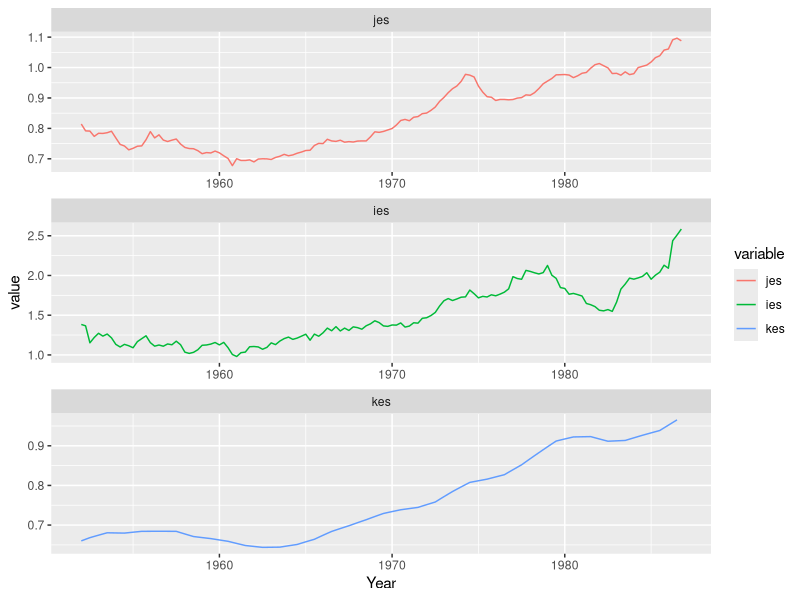
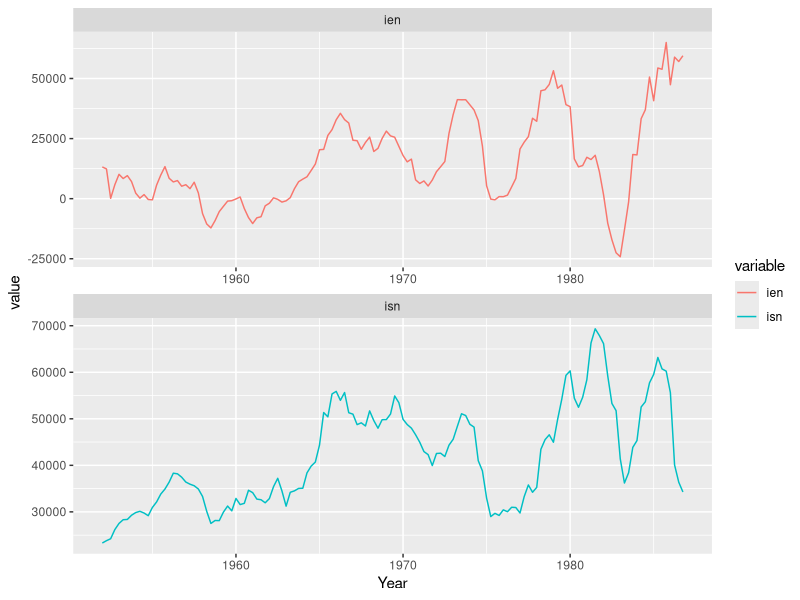
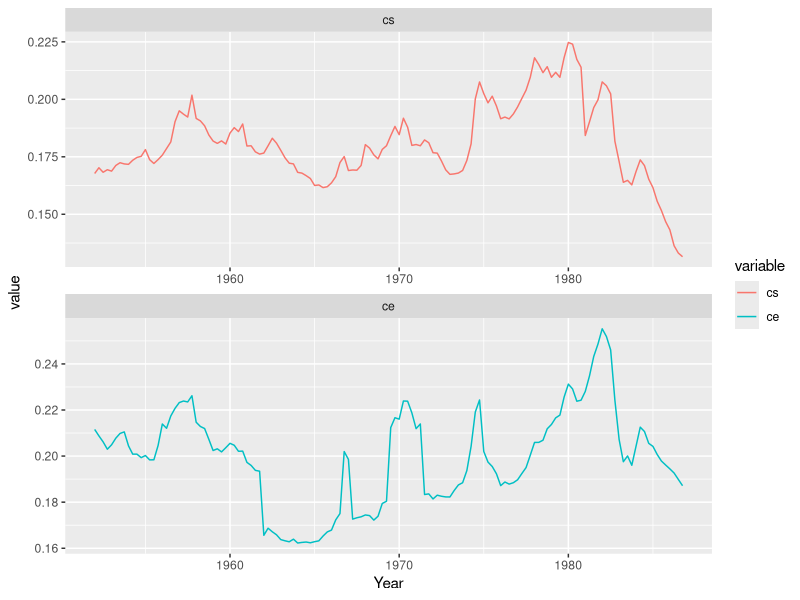
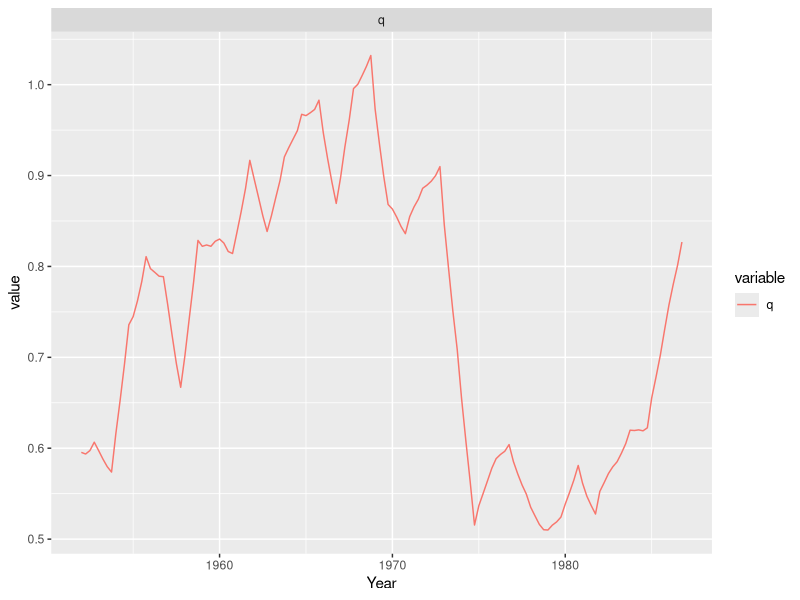
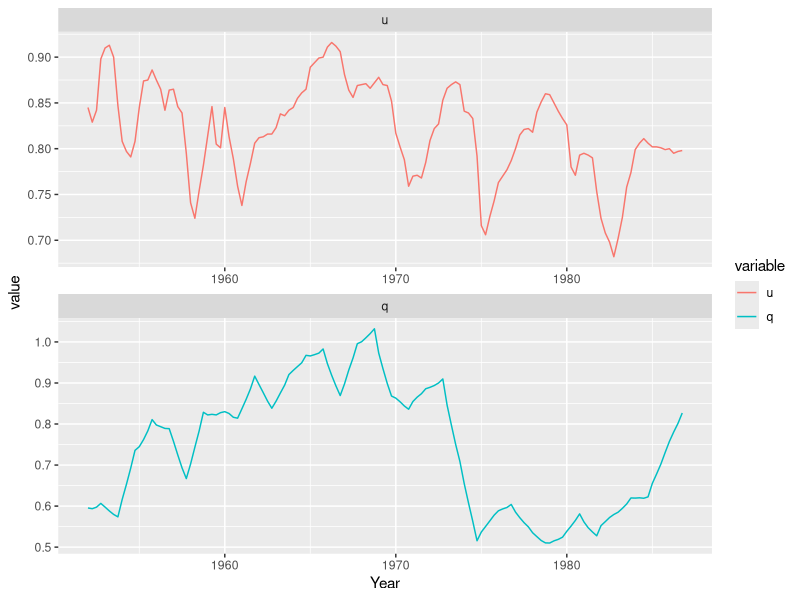
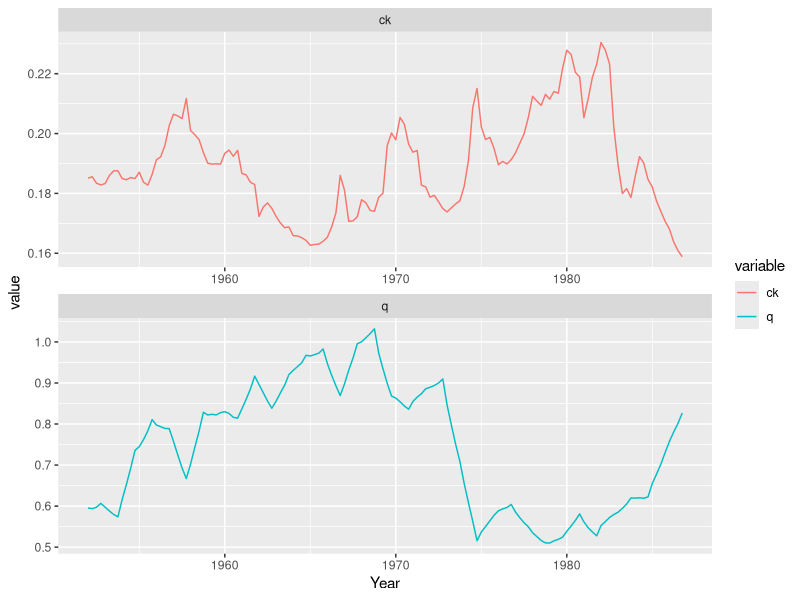
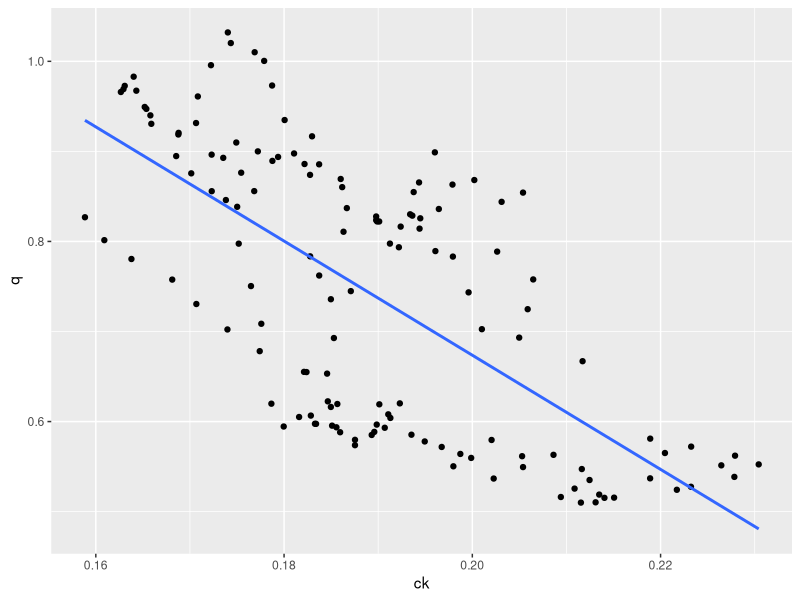
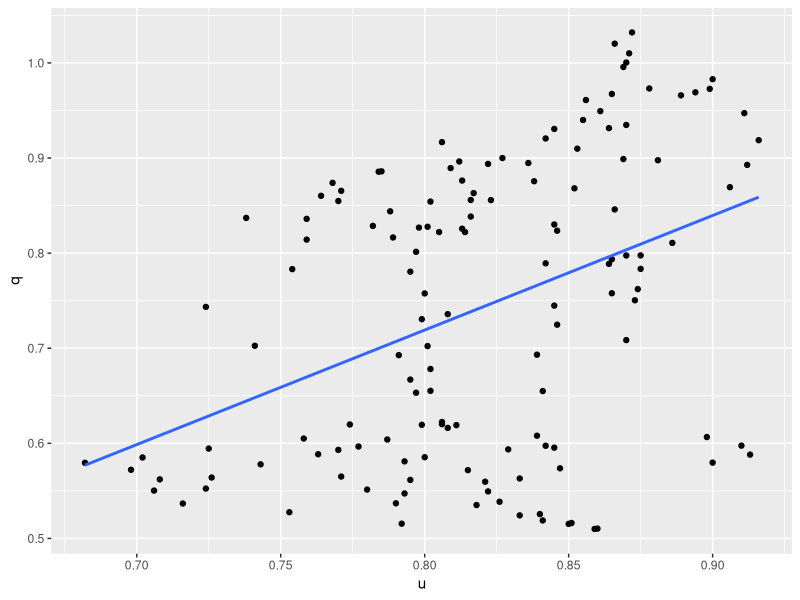

The R script that drew these images, in order: (Note: this script raises an error after producing the figures.)
## Warning: do not use tidyverse; will disrupt lag operators
pdf(width=11,paper="USr")
library(ggplot2)
library(dynlm)
library(plyr)
library(lmtest)
library(reshape2)
library(nlme)
options(scipen=10000)

rm(list=ls())

ld<-function(x)c( x[2:(length(x))],NA )


kopcke <- read.csv("chap6-kopcke.csv")

kopcke.dt <- as.yearqtr(paste(kopcke$rdate %/% 10, kopcke$rdate%%10),"%Y %q")

kopcke.z <- zoo(kopcke,order.by=kopcke.dt)
kopcke.ts <- ts(kopcke,start=c(1952,1),end=c(1986,4),frequency=4,class="matrix")

## plot(cbind(kopcke.z$je/kopcke.z$js,kopcke.z$ie/kopcke.z$is,kopcke.z$kelag/kopcke.z$kslag))

kopcke.df0 <- data.frame(time=time(kopcke.z), Year=as.numeric(as.yearqtr(time(kopcke.z))),kopcke.z)
kopcke.df1 <- mutate(kopcke.df0,
                     jes=je/js, ies = ie/is, ces = ce / cs,
                     ke = ld(kelag), ks=ld(kslag),kes=ke/ks,
                     ien=ie-0.15*kelag, isn=is-0.05*kslag,
                     ck= (ce*kelag + cs*kslag)/(kelag + kslag) )



kopcke.z2 <- zoo(subset(kopcke.df1,select=-time),order.by=kopcke.dt)
## zoo makes window() flaky on start/end 
## frequency(kopcke.z2)
## time(window(kopcke.z2,start="1954 Q1",end="1977 Q4"))  ## Good
## time(window(kopcke.z2,start=c(1954,1),end=c(1977,4),frequency=4)) ## Bad

kopcke.melt <- melt(kopcke.df1, id.vars=c("Year"))

## To set the series order for plotting
kopcke.melt$variable <- factor(kopcke.melt$variable, levels = c("time","rdate","ck","js","je","f","is","ie","kelag","kslag","y","u","q","cs","ce","jes","ies","ke","ks","kes","ien","isn" ))

n <- ggplot(subset(kopcke.melt, variable=="jes" | variable=="ies" | variable=="kes"),aes(x=Year,y=value,color=variable)) + facet_wrap( ~ variable,ncol=1,scales="free" ) + geom_line()
print(n)

n <- ggplot(subset(kopcke.melt, variable=="ien" | variable=="isn"),aes(x=Year,y=value,color=variable)) + facet_wrap( ~ variable,ncol=1,scales="free" ) + geom_line()
print(n)

## dev.new()

n <- ggplot(subset(kopcke.melt, variable=="cs" | variable=="ce"),aes(x=Year,y=value,color=variable)) + facet_wrap( ~ variable,ncol=1,scales="free" ) + geom_line()
print(n)

## dev.new()

## Q
n <- ggplot(subset(kopcke.melt, variable=="q"),aes(x=Year,y=value,color=variable)) + facet_wrap( ~ variable,ncol=1,scales="free" ) + geom_line()
print(n)

## Q and Capacity Utilization
n <- ggplot(subset(kopcke.melt, variable=="q" | variable=="u"),aes(x=Year,y=value,color=variable)) + facet_wrap( ~ variable,ncol=1,scales="free" ) + geom_line()
print(n)

## Q and Cost of Capital
n <- ggplot(subset(kopcke.melt, variable=="ck" | variable=="q"),aes(x=Year,y=value,color=variable)) + facet_wrap( ~ variable,ncol=1,scales="free" ) + geom_line()
print(n)

## Q and Cost of Capital Scatterplot
n <- ggplot(kopcke.df1,aes(x=ck,y=q)) + geom_point() + geom_smooth(method="lm",se=FALSE)
print(n)

## Q and Capacity Utilization Scatterplot
n <- ggplot(kopcke.df1,aes(x=u,y=q)) + geom_point() + geom_smooth(method="lm",se=FALSE)
print(n)


## 6e2a Estimate equation 6.14 (equipment e and structures s)
summary(eqn614e <- dynlm(data=kopcke.z2, ie ~ L(y,0:1) + L(ie,1), start=c(1956,1),end=c(1986,4)  ) )
dwtest(eqn614e)
(lambda <- 1 - coef(eqn614e)[4])
(mu <- coef(eqn614e)[2] / lambda)
(delta <- coef(eqn614e)[3] / (mu * lambda) + 1)

summary(eqn614s <- dynlm(data=kopcke.z2, is ~ L(y,0:1) + L(is,1), start=c(1956,1),end=c(1986,4)  ) )
dwtest(eqn614s)
(lambda <- 1 - coef(eqn614s)[4])
(mu <- coef(eqn614s)[2] / lambda)
(delta <- coef(eqn614s)[3] / (mu * lambda) + 1)



(eqn614s_ols  <- lm(data=dplyr::filter(kopcke.df1, Year>1956),
                    is ~ y + dplyr::lag(y) + dplyr::lag(is) ))
dwtest(eqn614s_ols)
(eqn614s_co  <- cochrane.orcutt(eqn614s_ols, max.iter=500))
dwtest(eqn614s_co)
(lambda <- 1 - coef(eqn614s_co)[4])
(mu <- coef(eqn614s_co)[2] / lambda)
(delta <- coef(eqn614s_co)[3] / (mu * lambda) + 1)


(eqn614e_ols  <- lm(data=dplyr::filter(kopcke.df1, Year>1956),
                    ie ~ y + dplyr::lag(y) + dplyr::lag(ie) ))
dwtest(eqn614e_ols)
(eqn614e_co  <- cochrane.orcutt(eqn614e_ols))
dwtest(eqn614e_co)
(lambda <- 1 - coef(eqn614e_co)[4])
(mu <- coef(eqn614e_co)[2] / lambda)
(delta <- coef(eqn614e_co)[3] / (mu * lambda) + 1)






## The gls syntax does not take lag()
summary(gls(ie ~ (y) + kelag , data=kopcke.z2, correlation=corARMA(p=1,q=0)))
summary(gls(ie ~ (y) + kelag , data=kopcke.z2, correlation=corAR1()))

## Be very careful with signs in the lag operator.  Here it works on a zoo object
## Just to demonstrate that we are doing lags correctly
with(kopcke.z2,arima(ie, xreg=cbind(lag(y,-1:-3),kelag), order=c(0,0,0)))  ## Right 
summary(dynlm(data=kopcke.z2, ie ~ L(y,1:3) + kelag)) ## Right

with(kopcke.z2,arima(ie, xreg=cbind(lag(y,-1),kelag), order=c(1,0,0)))  ## Right

with(kopcke.z2,arima(ie, xreg=cbind(lag(y,-1:-3),kelag), order=c(1,0,0)))  ## Right

with(window(kopcke.z2,start="1954 Q1",end="1977 Q4"),arima(ie, xreg=cbind(lag(y,-1:-3),kelag), order=c(1,0,0)))  ## Right

## Cash flow model
with(window(kopcke.z2,start="1958 Q1",end="1973 Q3"),arima( ie , xreg=cbind(lag(f/je,-1:-3),kelag), order=c(1,0,0)))
with(window(kopcke.z2,start="1956 Q1",end="1979 Q4"),arima( ie , xreg=cbind(lag(f/je,-1:-7),kelag), order=c(1,0,0)))
## To get 1956Q1-1979Q4 with seven lags, need to include back to 1954Q2
(flow.ie.iii <- with((window(kopcke.z2,start="1954 Q2",end="1979 Q4")),arima( ie , xreg=cbind(lag(f/je,0:-7),kelag), order=c(1,0,0))))
(flow.is.iii <- with((window(kopcke.z2,start="1954 Q2",end="1979 Q4")),arima( is , xreg=cbind(lag(f/js,0:-7),kelag), order=c(1,0,0))))


## With contemporaneous y
summary(dynlm(data=kopcke.z2, ie ~ L(y,0:3) + kelag))
summary(dynlm(data=kopcke.z2, ie ~ y + L(y,1:3) + kelag))

## dynlm uses the start/end syntax from window()
summary( accelerator.3 <- dynlm(data=kopcke.z2, ie ~ L(y,0:3) + kelag, start="1954 Q1", end="1977 Q4"))
dwtest(accelerator.3)

summary( accelerator.4 <- dynlm(data=kopcke.z2, ie ~ L(y,1:4) + kelag, start=c(1954,1), end=c(1977,4) ))
dwtest(accelerator.4)

summary( autoregressive.2 <- dynlm(data=kopcke.z2, ie ~ L(ie,1:2), start=c(1954,1), end=c(1977,4) ))
dwtest(autoregressive.2)

summary(autoregressive.6 <- dynlm(data=kopcke.z2, ie ~ L(ie,1:6), start=c(1954,1), end=c(1977,4) ))
dwtest(autoregressive.6)


## Back out depreciation rates for equipment based on gross investment and capital stock, 1953 and 1986
subset(kopcke.df1,Year>=1952.75 & Year<1954,select=c(ie,kelag,Year))
(ke52.4 <- kopcke.df1["1952 Q4","kelag"])
(ke53.4 <- kopcke.df1["1953 Q4","kelag"])
(ie53 <- (kopcke.df1["1953 Q1","ie"] + kopcke.df1["1953 Q2","ie"] + kopcke.df1["1953 Q3","ie"] + kopcke.df1["1953 Q4","ie"])/4 )
(delta53 <- 1 - (ke53.4 - ie53) / ke52.4)

subset(kopcke.df1,Year>=1985.75 & Year<1987,select=c(ie,kelag,Year))
(ke85.4 <- kopcke.df1["1985 Q4","kelag"])
(ke86.4 <- kopcke.df1["1986 Q4","kelag"])
(ie86 <- (kopcke.df1["1986 Q1","ie"] + kopcke.df1["1986 Q2","ie"] + kopcke.df1["1986 Q3","ie"] + kopcke.df1["1986 Q4","ie"])/4 )
(delta86 <- 1 - (ke86.4 - ie86) / ke85.4)

## Back out depreciation rates for structures based on gross investment and capital stock, 1953 and 1986
subset(kopcke.df1,Year>=1952.75 & Year<1954,select=c(is,kslag,Year))
(ks52.4 <- kopcke.df1["1952 Q4","kslag"])
(ks53.4 <- kopcke.df1["1953 Q4","kslag"])
(is53 <- (kopcke.df1["1953 Q1","is"] + kopcke.df1["1953 Q2","is"] + kopcke.df1["1953 Q3","is"] + kopcke.df1["1953 Q4","is"])/4 )
(delta53 <- 1 - (ks53.4 - is53) / ks52.4)

subset(kopcke.df1,Year>=1985.75 & Year<1987,select=c(is,kslag,Year))
(ks85.4 <- kopcke.df1["1985 Q4","kslag"])
(ks86.4 <- kopcke.df1["1986 Q4","kslag"])
(is86 <- (kopcke.df1["1986 Q1","is"] + kopcke.df1["1986 Q2","is"] + kopcke.df1["1986 Q3","is"] + kopcke.df1["1986 Q4","is"])/4 )
(delta86 <- 1 - (ks86.4 - is86) / ks85.4)
